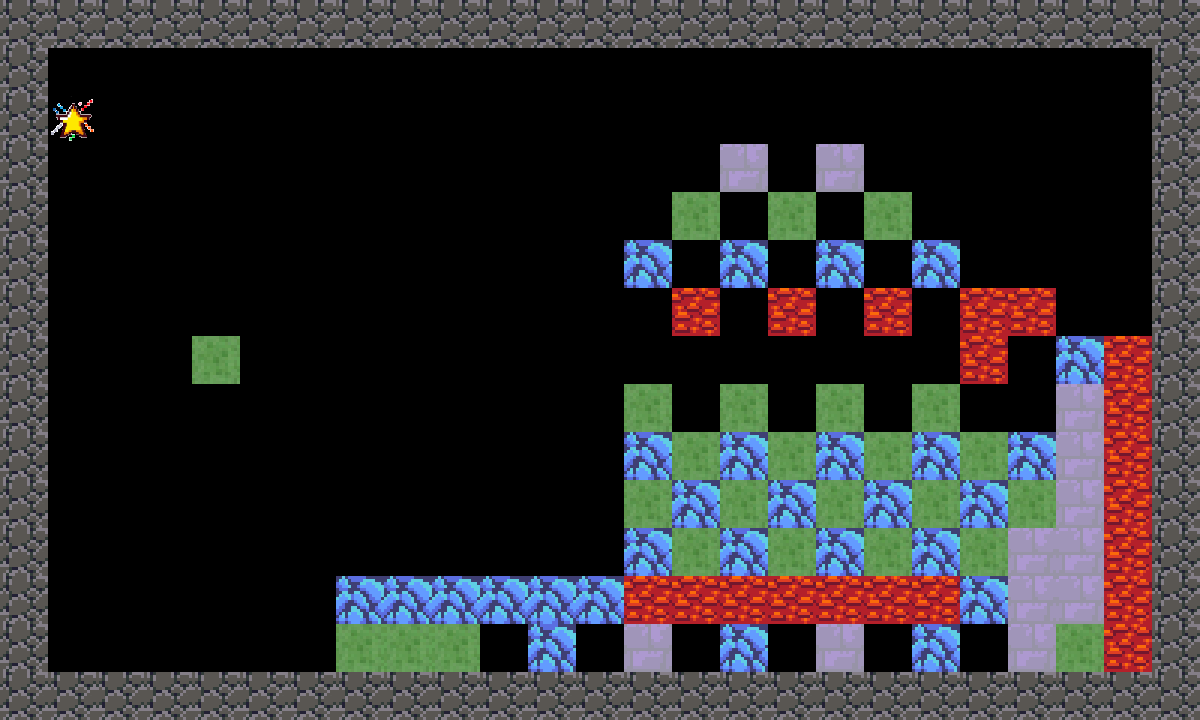

A 2D game scene composited from a Tiled map and its tileset images. What follows is a short description and the map's XML, with each tile layer's data collapsed to a summary:
An orthogonal 25x15 tile map with 48x48 px tiles, 6 tile layers (WallTileLayer, BlueTileLayer, RedTileLayer, GreenTileLayer, ...) and 61 objects.

<map version="1.10" tiledversion="1.10.0" orientation="orthogonal" renderorder="right-down" width="25" height="15" tilewidth="48" tileheight="48" infinite="0" nextlayerid="13" nextobjectid="86">
	<tileset firstgid="1" source="colorSwapTiles.tsx" />
	<layer id="1" name="WallTileLayer" width="25" height="15">
		<data>[375 cells, 76 non-empty, 1 distinct tile ids]</data>
	</layer>
	<layer id="2" name="BlueTileLayer" width="25" height="15">
		<data>[375 cells, 28 non-empty, 1 distinct tile ids]</data>
	</layer>
	<layer id="3" name="RedTileLayer" width="25" height="15">
		<data>[375 cells, 20 non-empty, 1 distinct tile ids]</data>
	</layer>
	<layer id="4" name="GreenTileLayer" width="25" height="15">
		<data>[375 cells, 25 non-empty, 1 distinct tile ids]</data>
	</layer>
	<objectgroup id="6" name="Star">
		<object id="5" x="48" y="96" width="48" height="48" />
	</objectgroup>
	<layer id="5" name="PurpleTileLayer" width="25" height="15">
		<data>[375 cells, 12 non-empty, 1 distinct tile ids]</data>
	</layer>
	<objectgroup id="7" name="BluePlat">
		<object id="55" x="624" y="240" width="48" height="48" />
		<object id="56" x="720" y="240" width="48" height="48" />
		<object id="57" x="816" y="240" width="48" height="48" />
		<object id="58" x="912" y="240" width="48" height="48" />
		<object id="59" x="1056" y="336" width="48" height="48" />
		<object id="60" x="1008" y="432" width="48" height="48" />
		<object id="62" x="960" y="480" width="48" height="48" />
		<object id="63" x="912" y="432" width="48" height="48" />
		<object id="64" x="864" y="480" width="48" height="48" />
		<object id="65" x="816" y="432" width="48" height="48" />
		<object id="66" x="768" y="480" width="48" height="48" />
		<object id="67" x="816" y="528" width="48" height="48" />
		<object id="68" x="912" y="528" width="48" height="48" />
		<object id="69" x="912" y="624" width="48" height="48" />
		<object id="70" x="720" y="624" width="48" height="48" />
		<object id="71" x="720" y="528" width="48" height="48" />
		<object id="72" x="624" y="432" width="48" height="48" />
		<object id="73" x="672" y="480" width="48" height="48" />
		<object id="76" x="624" y="528" width="48" height="48" />
		<object id="77" x="336" y="576" width="288" height="48" />
		<object id="78" x="528" y="624" width="48" height="48" />
		<object id="81" x="960" y="576" width="48" height="48" />
		<object id="84" x="720" y="432" width="48" height="48" />
	</objectgroup>
	<objectgroup id="10" name="PurplePlat">
		<object id="49" x="720" y="144" width="48" height="48" />
		<object id="50" x="816" y="144" width="48" height="48" />
		<object id="51" x="1056" y="384" width="48" height="240" />
		<object id="52" x="1008" y="528" width="48" height="144" />
		<object id="53" x="816" y="624" width="48" height="48" />
		<object id="54" x="624" y="624" width="48" height="48" />
	</objectgroup>
	<objectgroup id="9" name="GreenPlat">
		<object id="17" x="192" y="336" width="48" height="48" />
		<object id="18" x="672" y="192" width="48" height="48" />
		<object id="19" x="768" y="192" width="48" height="48" />
		<object id="20" x="864" y="192" width="48" height="48" />
		<object id="21" x="912" y="384" width="48" height="48" />
		<object id="22" x="960" y="432" width="48" height="48" />
		<object id="23" x="912" y="480" width="48" height="48" />
		<object id="24" x="960" y="528" width="48" height="48" />
		<object id="25" x="1056" y="624" width="48" height="48" />
		<object id="26" x="864" y="528" width="48" height="48" />
		<object id="27" x="816" y="480" width="48" height="48" />
		<object id="28" x="768" y="432" width="48" height="48" />
		<object id="29" x="864" y="432" width="48" height="48" />
		<object id="30" x="816" y="384" width="48" height="48" />
		<object id="31" x="720" y="384" width="48" height="48" />
		<object id="32" x="624" y="384" width="48" height="48" />
		<object id="33" x="720" y="480" width="48" height="48" />
		<object id="34" x="768" y="528" width="48" height="48" />
		<object id="35" x="672" y="528" width="48" height="48" />
		<object id="36" x="624" y="480" width="48" height="48" />
		<object id="46" x="336" y="624" width="144" height="48" />
		<object id="80" x="1008" y="480" width="48" height="48" />
		<object id="85" x="672" y="432" width="48" height="48" />
	</objectgroup>
	<objectgroup id="8" name="RedPlat">
		<object id="9" x="672" y="288" width="48" height="48" />
		<object id="10" x="768" y="288" width="48" height="48" />
		<object id="11" x="864" y="288" width="48" height="48" />
		<object id="12" x="960" y="288" width="48" height="96" />
		<object id="13" x="1008" y="288" width="48" height="48" />
		<object id="14" x="1104" y="336" width="48" height="336" />
		<object id="16" x="624" y="576" width="336" height="48" />
	</objectgroup>
	<layer id="12" name="StarTileLayer" width="25" height="15">
		<data>[375 cells, 1 non-empty, 1 distinct tile ids]</data>
	</layer>
	<objectgroup id="11" name="PlayerSpawn">
		<object id="3" x="144" y="528">
			<point />
		</object>
	</objectgroup>
</map>
